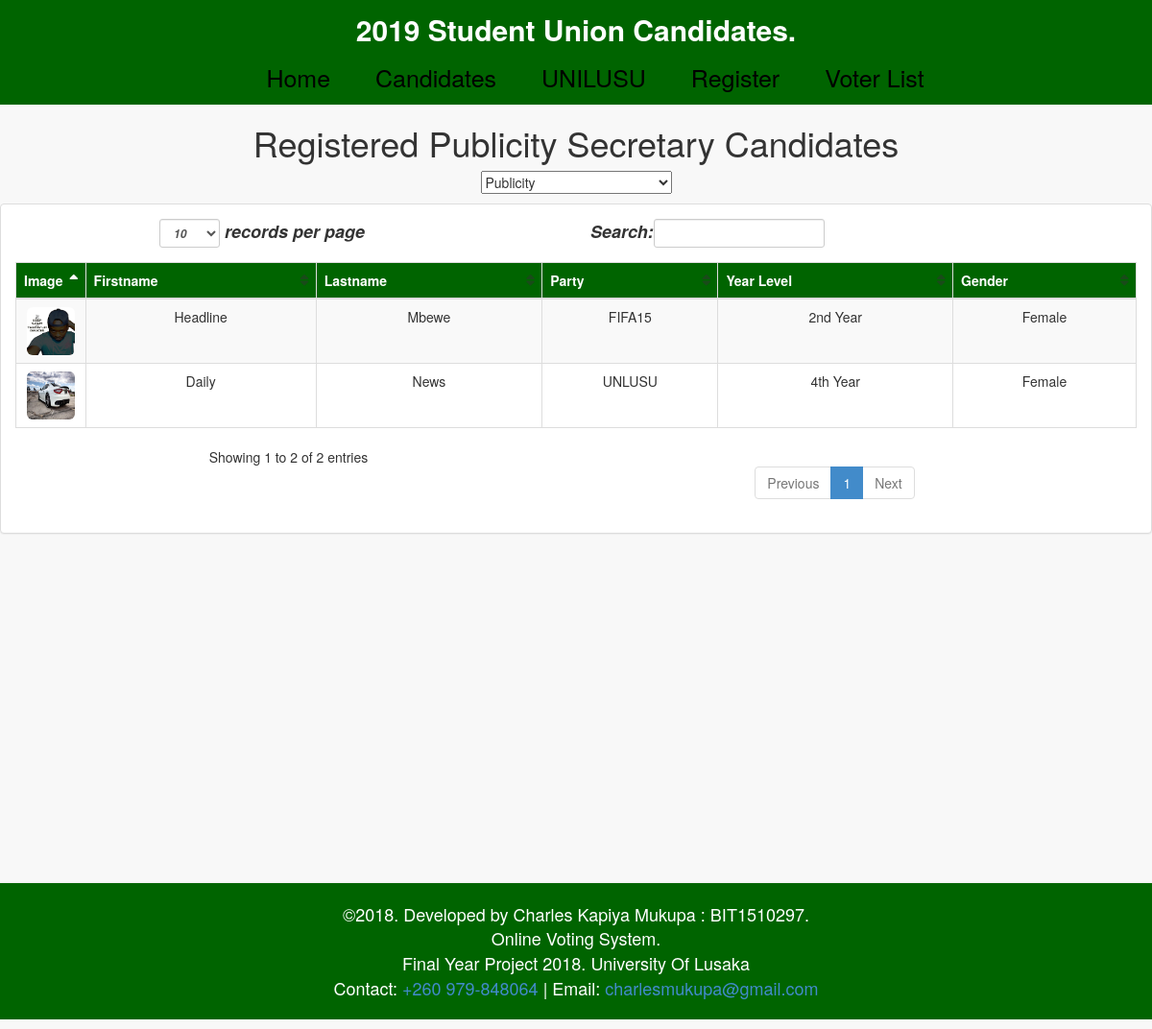
Page /candidates/pb.php on the committed database.
### tables this page shows
CREATE TABLE `candidate` (
  `candidate_id` int(11) NOT NULL,
  `position` varchar(100) NOT NULL,
  `firstname` varchar(100) NOT NULL,
  `lastname` varchar(100) NOT NULL,
  `year_level` varchar(100) NOT NULL,
  `gender` varchar(100) NOT NULL,
  `img` varchar(100) NOT NULL,
  `party` varchar(100) NOT NULL
);

### candidates/pb.php (the view, shortened to what this page needs)
<?php include ('head.php');?>
<body>
    <div id="wrapper">
              <?php include ('view_banner.php');?>
        <div id="page-wrapper">
    <heading class="voters_heading">
        <center><h1>Registered Publicity Secretary Candidates</h1>
           <center>
                <select onchange = "page(this.value)">
                <option disabled selected>Publicity</option>
                </select>
            </center>
    </heading>
            <div class="row">
                    <div class="panel panel-default">
                        <div class="panel-body">
                            <div class="table-responsive">
                                <table class="table table-striped table-bordered table-hover" id="dataTables-example" border="0">
                                    <thead class="thead">
                                         <tr>
                                            <th>Image</th>
                                            <th>Firstname</th>
                                            <th>Lastname</th>
                                            <th>Party</th>
                                            <th>Year Level</th>
                                            <th>Gender</th>
                                        </tr>
                                    </thead>
                                    <tbody>
                                        <tr>
                                        <?php
                                            require '../admin/dbcon.php';
                                            $query = $conn->query("SELECT * FROM candidate WHERE `position` = 'Publicity Secretary'");
                                                while($row = $query->fetch_array()){
                                        ?>
                                            <td width="50"><img src="../admin/<?php echo $row['img']; ?>" width="50" height="50" class="img-rounded"></td>
                                            <td><?php echo $row ['firstname'];?></td>
                                            <td><?php echo $row ['lastname'];?></td>
                                            <td><?php echo $row ['party'];?></td>
                                            <td><?php echo $row ['year_level'];?></td>
                                            <td><?php echo $row ['gender'];?></td>
                                        </tr>
                                       <?php } ?>
                                    </tbody>
                                </table>
                            </div>
                        </div>
                    </div>
            </div>
        </div>
    </div>
    <?php
        include ('footer.php');
        ?>
    <?php include ('../script.php');?>
</body>
</html>

### candidates/css/myStlyes.css (style rules this page uses)
body { background-color: white; background-size: 100%; }
#wrapper { padding-bottom:20px; }
.panel-body { padding: 20px; }
.thead { background-color: rgba(0, 100, 0, 1); color: white; }
table { width: 80%; border-collapse: collapse; }
.img-rounded { border-radius: 100px; }
table td { text-align: center; }
select { color: green; }

### candidates/css/sb-admin-2.css (style rules this page uses)
body { background-color: #f8f8f8; }
#wrapper { width: 100%; }
#page-wrapper { padding: 0 15px; min-height: 200px; }
table.dataTable thead .sorting, table.dataTable thead .sorting_asc, table.dataTable thead .sorting_desc, table.dataTable thead .sorting_asc_disabled, table.dataTable thead .sorting_desc_disabled { background: 0 0; }
table.dataTable thead .sorting_asc:after { content: "\f0de"; float: right; font-family: fontawesome; }
table.dataTable thead .sorting:after { content: "\f0dc"; float: right; font-family: fontawesome; color: rgba(50,50,50,.5); }

### rows in the picture
candidate: img (picture), firstname "Headline", lastname "Mbewe", party "FIFA15", year_level "2nd Year", gender "Female"
candidate: img (picture), firstname "Daily", lastname "News", party "UNLUSU", year_level "4th Year", gender "Female"
